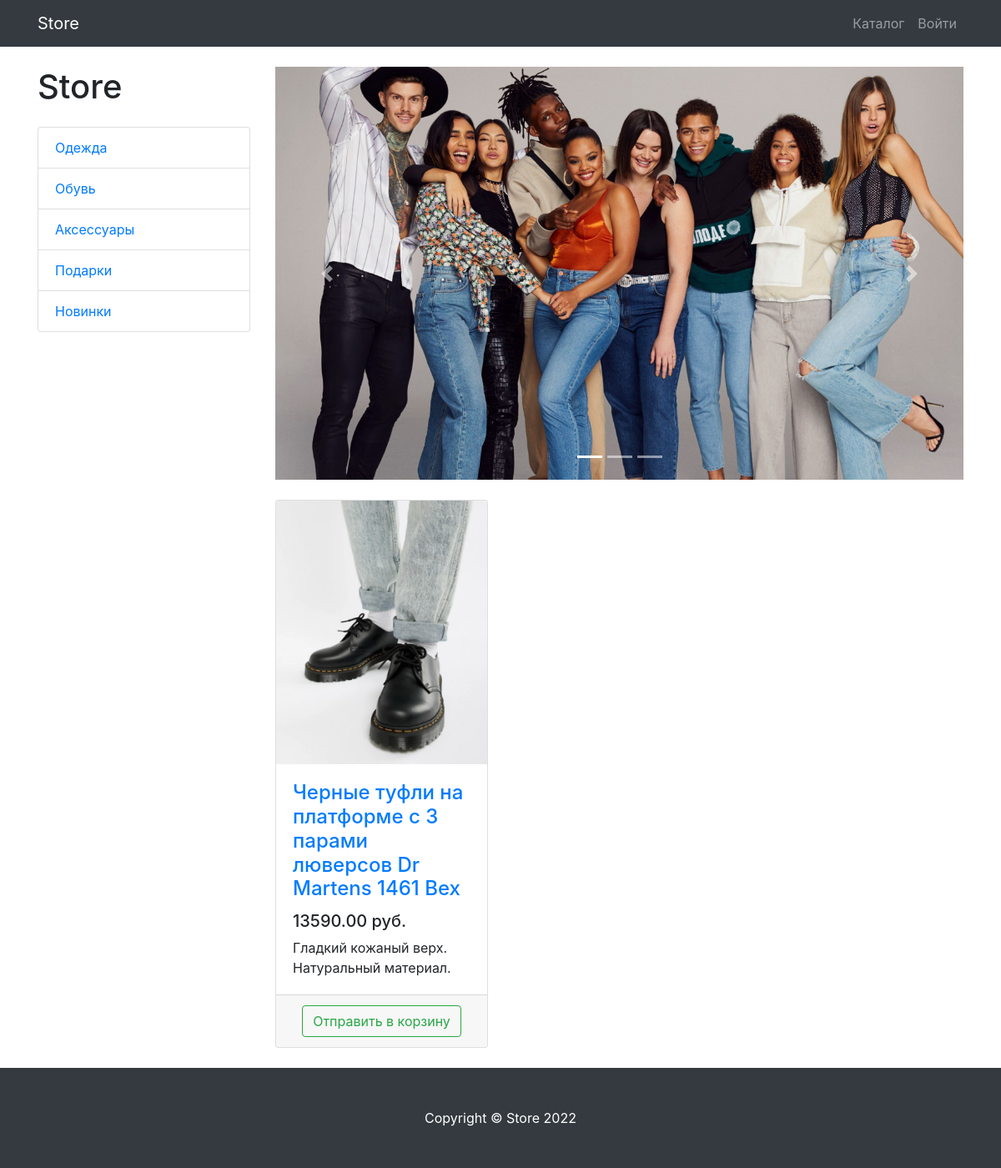
Screenshot of /products/category/2/ with the database file from the repository.
### products/models.py (models this page shows, shortened)
class ProductCategory(models.Model):
    name = models.CharField(max_length=128, unique=True)
    description = models.TextField(null=True, blank=True)
    class Meta:
        verbose_name = "Category"
        verbose_name_plural = "Categories"

class Product(models.Model):
    name = models.CharField(max_length=256)
    description = models.TextField()
    price = models.DecimalField(max_digits=10, decimal_places=2)
    quantity = models.PositiveBigIntegerField(default=0)
    image = models.ImageField(upload_to="product_images")
    category = models.ForeignKey(ProductCategory, on_delete=models.PROTECT)
    class Meta:
        verbose_name = "Product"
        verbose_name_plural = " Products"

### products/views.py (the view)
# urls.py: path("", ProductsListView.as_view(), name="index"),
class ProductsListView(TitleMixin, ListView):
    model = Product
    template_name = "products/products.html"
    paginate_by = 3
    title = "Store-Каталог"
    def get_context_data(self, object_list=None, **kwargs):
        context = super().get_context_data(**kwargs)
        context["categories"] = ProductCategory.objects.all()
        return context
    def get_queryset(self):
        queryset = super(ProductsListView, self).get_queryset()
        category_id = self.kwargs.get("category_id")
        return queryset.filter(category_id=category_id) if category_id else queryset

### common/views.py (called while the page is built)
    def get_context_data(self, **kwargs):
        context = super(TitleMixin, self).get_context_data(**kwargs)
        context["title"] = self.title
        return context

### products/context_processors.py (called while the page is built)
def baskets(request):
    user = request.user
    return {"basket": Basket.objects.filter(user=user) if user.is_authenticated else []}

### products/templates/products/products.html (shortened to what this page needs)
{% extends 'products/base.html' %}
{% load static %}
{% block css %}
  <link href="{% static 'vendor/css/products.css'%}" rel="stylesheet">
{% endblock %}
{% block content %}
  <div class="container">
    <div class="row">
      <div class="col-lg-3">
        <h1 class="my-4">Store</h1>
        <div class="list-group">
          {% for category in categories %}
            <a href="{% url 'products:category' category.id %}" class="list-group-item">{{ category.name }}</a>
          {% endfor %}
        </div>
      </div>
      <div class="col-lg-9">
        <div id="carouselExampleIndicators" class="carousel slide my-4" data-ride="carousel">
          <ol class="carousel-indicators">
            <li data-target="#carouselExampleIndicators" data-slide-to="0" class="active"></li>
            <li data-target="#carouselExampleIndicators" data-slide-to="1"></li>
            <li data-target="#carouselExampleIndicators" data-slide-to="2"></li>
          </ol>
          <div class="carousel-inner" role="listbox">
            <div class="carousel-item active">
              <img class="d-block img-fluid" src="{% static 'vendor/img/slides/slide-1.jpg' %}" alt="First slide">
            </div>
          </div>
          <a class="carousel-control-prev" href="#carouselExampleIndicators" role="button" data-slide="prev">
            <span class="carousel-control-prev-icon" aria-hidden="true"></span>
          </a>
          <a class="carousel-control-next" href="#carouselExampleIndicators" role="button" data-slide="next">
            <span class="carousel-control-next-icon" aria-hidden="true"></span>
          </a>
        </div>
        <div class="row">
          {% for product in object_list %}
            <div class="col-lg-4 col-md-6 mb-4">
              <div class="card h-100">
                <a href="#">
                  <img class="card-img-top"
                    src={{ product.image.url }}
                    alt="">
                </a>
                <div class="card-body">
                  <h4 class="card-title">
                    <a href="#">{{ product.name }}</a>
                  </h4>
                  <h5>{{ product.price }} руб.</h5>
                  <p class="card-text">{{ product.description }}</p>
                </div>
                <div class="card-footer text-center">
                  <a class="btn btn-outline-success" href="{% url 'products:basket_add' product.id %}">
                    Отправить в корзину
                  </a>
                </div>
              </div>
            </div>
          {%endfor%}
        </div>
      </div>
    </div>
  </div>
{% endblock %}
{% block footer %}
  <footer class="py-5 bg-dark">
    <div class="container">
      <p class="m-0 text-center text-white">Copyright &copy; Store 2022</p>
    </div>
  </footer>
{% endblock %}

### rows the page displays
ProductCategory: name "Одежда"
ProductCategory: name "Обувь"
ProductCategory: name "Аксессуары"
ProductCategory: name "Подарки"
ProductCategory: name "Новинки"
Product: image (picture), name "Черные туфли на платформе с 3 парами люверсов Dr Martens 1461 Bex", price "13590.00", description "Гладкий кожаный верх. Натуральный материал."
